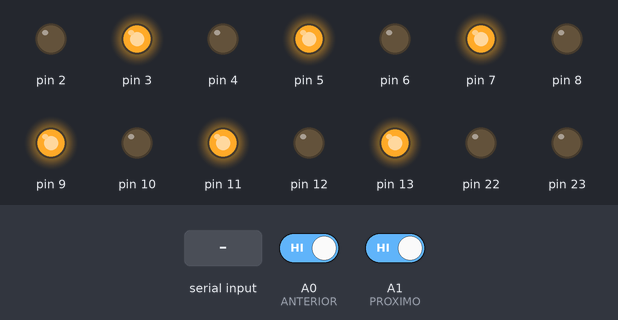
Recording of a sketch running on a simulated Arduino Uno, built with avr-gcc and run on an emulated ATmega328P. On the bench: output pins drawn as LEDs (lit = HIGH). The inputs (shaded band) are chosen by the test bench; at power-on: A0 (ANTERIOR) HIGH, A1 (PROXIMO) HIGH. What the sketch prints to the serial monitor is not drawn.

Above: at 0.1 s.
At 0.7 s:
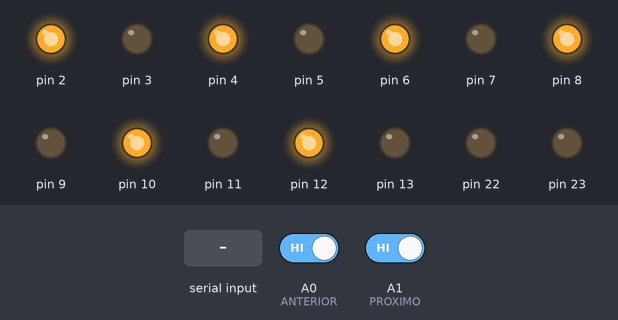
At 2.0 s:
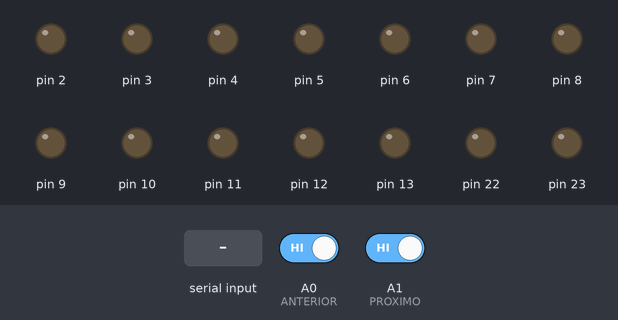
2.1 s: A0 (ANTERIOR) driven LOW and A1 (PROXIMO) driven LOW
3.6 s: "90,45\n" received over Serial
Timing chart, 0 to 6.6 s (numbered marks = the images above; inputs shaded):
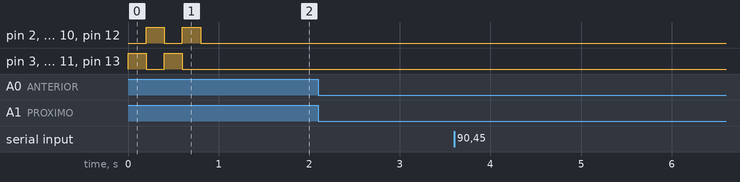

Measured:
- after the input at 2.1 s, every drawn part: stays the same
- after the input at 3.6 s, every drawn part: stays the same

The sketch:

pontos.ino
```cpp
#include <Bounce2.h>
Bounce anterior = Bounce();
Bounce proximo = Bounce();

#define ANTERIOR A0
#define PROXIMO A1

#define ESTADO_BOTAO_DUPLO 1
#define ESTADO_BOTAO_PROXIMO 2
#define ESTADO_BOTAO_ANTERIOR 3

#define ESPERA_MEDIA 300

#define ON HIGH
#define OFF LOW

#define VAZIO_PADRAO B00000000

#define ATIVAR_1 B10000000
#define DESATIVAR_1 B01000000

#define ATIVAR_2    B00100000
#define DESATIVAR_2 B00010000

#define ATIVAR_3    B00001000
#define DESATIVAR_3 B00000100

#define ATIVAR_4    B00000010
#define DESATIVAR_4 B00000001

#define TEMPO_DELAY_LOOP 50
#define TEMPO_DELAY_MOTOR 400
#define TEMPO_DELAY_INICIAR 200

void inicializar(){
  PORTB = (ATIVAR_2 | ATIVAR_3 | ATIVAR_4);
  PORTD = (ATIVAR_1 | ATIVAR_2 | ATIVAR_3);
  delay(TEMPO_DELAY_INICIAR);

  PORTB = (DESATIVAR_2 | DESATIVAR_3 | DESATIVAR_4);
  PORTD = (DESATIVAR_1 | DESATIVAR_2 | DESATIVAR_3);
  delay(TEMPO_DELAY_INICIAR);
}

void executaAlteracoes(int b, int d){
  PORTB = b;
  PORTD = d;
}

void desativarPontos(){
  PORTB = B00000000;
  PORTD = B00000000;
}

void setup() {
  //configuro os pinos dos botoes
  pinMode(ANTERIOR, INPUT_PULLUP);
  pinMode(PROXIMO, INPUT_PULLUP);

  //botao anterior
  anterior.attach(ANTERIOR);
  anterior.interval(5); // interval in ms

  //botao proximo
  proximo.attach(PROXIMO);
  proximo.interval(5); // interval in ms

  DDRB = B11111111; //8 -> 13
  DDRD = DDRD | B11111100; //2 -> 7

  //1 input, 0 output
  Serial.begin(9600);

  inicializar();
  inicializar();

  desativarPontos();
}

void atualizaBotoes(int *ant, int *prox){
  anterior.update();
  *ant = anterior.read();

  proximo.update();
  *prox = proximo.read();
}

void loop() {
    int executa = 0, ant = 0, prox = 0;
    long tempoInicial = 0, tempoFinal = 0, estado = 0;

    atualizaBotoes(&ant,&prox);//obtenho a situacao atual dos botoes

    if(ant == HIGH && prox == HIGH){ //se ambos os botoes estiverem pressionados

      while (ant == HIGH && prox == HIGH){ //enquanto os botoes forem mantidos pressionados
        if(executa == 0){
          tempoInicial = millis(); //tempo inicial
          estado = ESTADO_BOTAO_DUPLO;
          executa++;
        }

        atualizaBotoes(&ant,&prox); //obtenho o estado atual dos botoees

        //possivel tempo final, caso o usuario pare de apertar os botoes
        tempoFinal = millis();
      }

      while(ant == HIGH || prox == HIGH){ //enquanto o usuario naoo soltar os dois botoes o programa nao enviara ou recebera mensagens
        atualizaBotoes(&ant,&prox); //obtenho o estado atual dos botoes
        delay(50);
      }

    }
    else{

      if(ant == HIGH || prox == HIGH){ //se um dos botoes estiverem pressionados

          while (ant == HIGH || prox == HIGH){ //enquanto o usuario nao parar de pressionar todos os botoes
            if(executa == 0){
              tempoInicial = millis();

              if(ant == HIGH){
                estado = ESTADO_BOTAO_ANTERIOR; //se apenas o botao anterior estiver pressionado
              } else{
                estado = ESTADO_BOTAO_PROXIMO; //se apenas o botao proximo estiver pressionado
              }
              executa++;
            }

            atualizaBotoes(&ant,&prox); //obtenho o estado atual dos botoes
            tempoFinal = millis(); //possivel tempo final, caso o usuario pare de apertar os botoes
          }
      }
    }

    long tempoPressionado = tempoFinal - tempoInicial;

    switch(estado){
      case ESTADO_BOTAO_ANTERIOR:

        if(tempoPressionado < ESPERA_MEDIA){
          Serial.write("-1");
        } else{
          Serial.write("--1");
        }

        break;
      case ESTADO_BOTAO_PROXIMO:
        if(tempoPressionado < ESPERA_MEDIA){
          Serial.write("+1");
        } else{
          Serial.write("++1");
        }
        break;
      case ESTADO_BOTAO_DUPLO:
        if(tempoPressionado < ESPERA_MEDIA){
          Serial.write("+0");
        } else{
          Serial.write("++0");
        }
        break;
    }

    if(Serial.available()){
      int atualB = VAZIO_PADRAO;
      int atualD = VAZIO_PADRAO;

      while(Serial.available()){
        char vlFuncao = Serial.read();
        int vlPonto = Serial.parseInt();
        escolheSentido(vlPonto, vlFuncao, &atualB, &atualD);
      }

      executaAlteracoes(atualB, atualD);
      Serial.write("ok");

      delay(TEMPO_DELAY_MOTOR);
      desativarPontos();
    }

    delay(TEMPO_DELAY_LOOP);
}

int escolheSentido(int porta, char operacao, int *sinalB, int *sinalD){
  if(operacao == 'l'){
    switch(porta){
      //registradores b
      case 1:
        *sinalB = *sinalB | ATIVAR_2;
        break;
      case 2:
        *sinalB = *sinalB | ATIVAR_3;
        break;
      case 3:
        *sinalB = *sinalB | ATIVAR_4;
        break;
      //registradores c
      case 4:
        *sinalD = *sinalD | ATIVAR_1;
        break;
      case 5:
        *sinalD = *sinalD | ATIVAR_2;
        break;
      case 6:
        *sinalD = *sinalD | ATIVAR_3;
        break;
    }
  } else{
    switch(porta){
      //registradores b
      case 1:
        *sinalB = *sinalB | DESATIVAR_2;
        break;
      case 2:
        *sinalB = *sinalB | DESATIVAR_3;
        break;
      case 3:
        *sinalB = *sinalB | DESATIVAR_4;
        break;
      //registradores c
      case 4:
        *sinalD = *sinalD | DESATIVAR_1;
        break;
      case 5:
        *sinalD = *sinalD | DESATIVAR_2;
        break;
      case 6:
        *sinalD = *sinalD | DESATIVAR_3;
        break;
    }
  }
}
```
